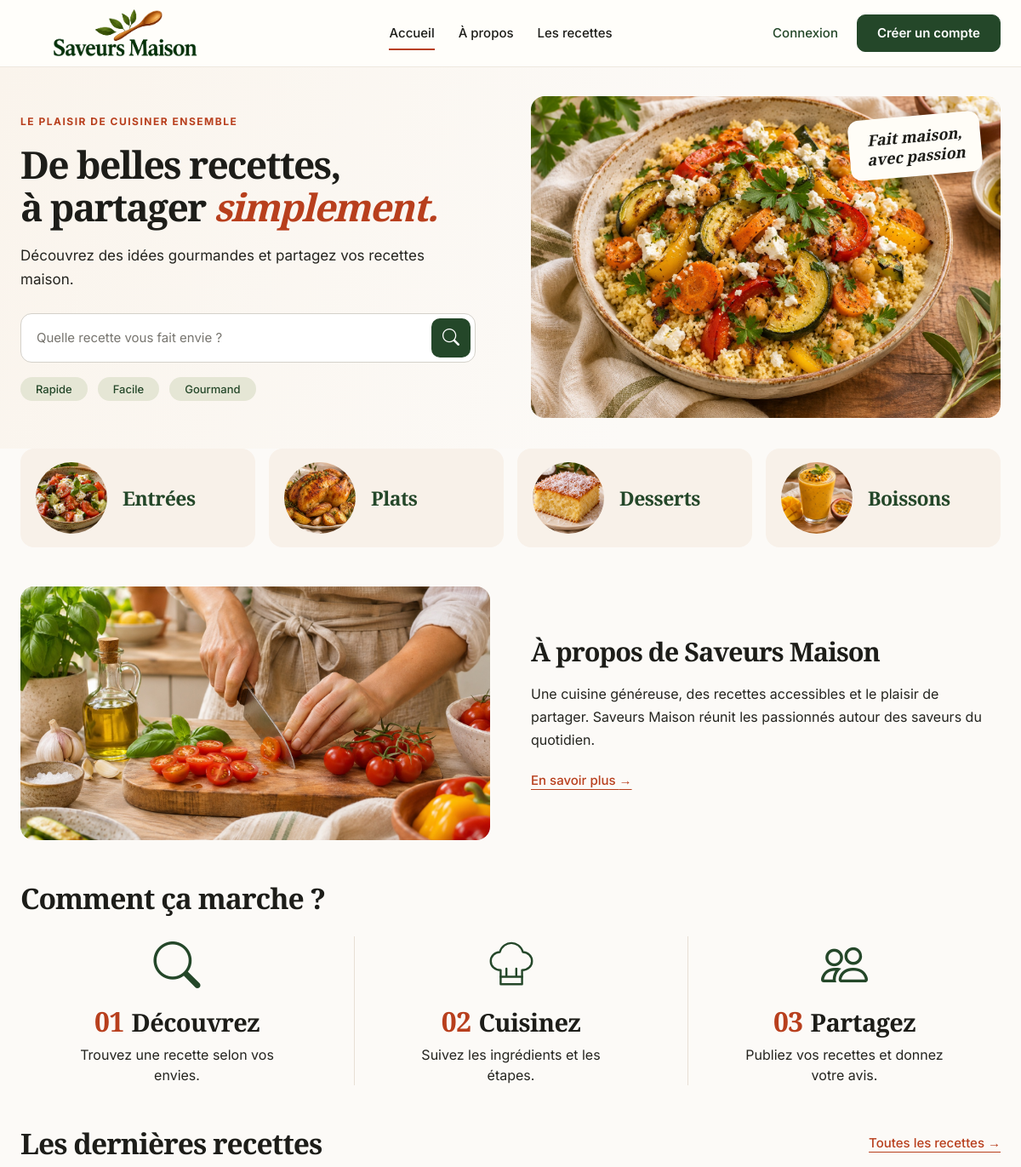
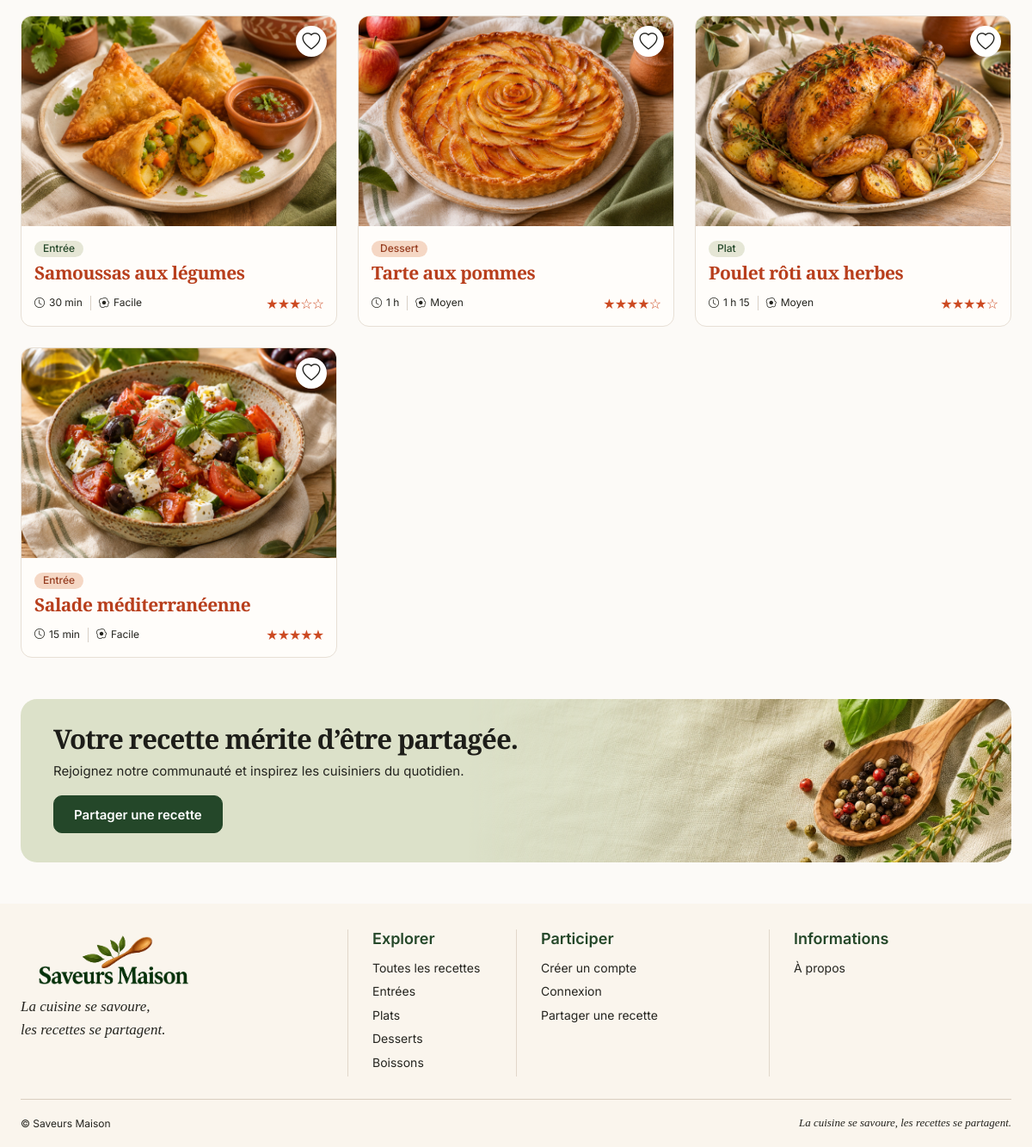
The app's page /vues/public/accueil.php with its own data (2 pictures, top to bottom).
### tables this page shows
CREATE TABLE RECETTE (
  id_recette          INT UNSIGNED AUTO_INCREMENT,

  titre               VARCHAR(100) NOT NULL,
  description         TEXT NOT NULL,

   
   
  photo               VARCHAR(255) NOT NULL,

  nb_personnes        INT UNSIGNED NOT NULL,
  temps_preparation   INT UNSIGNED NOT NULL,
  temps_cuisson       INT UNSIGNED NOT NULL,

  difficulte          ENUM('facile', 'moyenne', 'difficile') NOT NULL,

   
  statut              ENUM('en_attente', 'publiee', 'refusee') NOT NULL DEFAULT 'en_attente',

   
  motif_refus         TEXT NULL,

  date_creation       DATETIME NOT NULL DEFAULT CURRENT_TIMESTAMP,

   
  date_modification   DATETIME NULL,

   
  date_validation     DATETIME NULL,

   
  id_categorie        INT UNSIGNED NOT NULL,
  id_utilisateur      INT UNSIGNED NOT NULL,
  id_validateur       INT UNSIGNED NULL,

  PRIMARY KEY (id_recette),

   
  CONSTRAINT chk_recette_nb_personnes CHECK (nb_personnes > 0),
  CONSTRAINT chk_recette_temps_preparation CHECK (temps_preparation >= 0),
  CONSTRAINT chk_recette_temps_cuisson CHECK (temps_cuisson >= 0),

   
   
   
  CONSTRAINT fk_recette_categorie
    FOREIGN KEY (id_categorie) REFERENCES CATEGORIE (id_categorie)
    ON DELETE RESTRICT ON UPDATE CASCADE,

   
  CONSTRAINT fk_recette_utilisateur
    FOREIGN KEY (id_utilisateur) REFERENCES UTILISATEUR (id_utilisateur)
    ON DELETE RESTRICT ON UPDATE CASCADE,

   
   
  CONSTRAINT fk_recette_validateur
    FOREIGN KEY (id_validateur) REFERENCES UTILISATEUR (id_utilisateur)
    ON DELETE SET NULL ON UPDATE CASCADE
);

CREATE TABLE CATEGORIE (
  id_categorie  INT UNSIGNED AUTO_INCREMENT,

   
  nom           VARCHAR(50) NOT NULL,

  PRIMARY KEY (id_categorie),
  UNIQUE KEY uq_categorie_nom (nom)
);

### modeles/Recette.php (called while the page is built, shortened)
<?php
require_once __DIR__ . '/../config/connexion.php';
class Recette
{
    public static function dernieresPubliees($limite = 6)
    {
        global $pdo;
        $sql = "SELECT
                    r.id_recette,
                    r.titre,
                    r.photo,
                    r.temps_preparation,
                    r.temps_cuisson,
                    r.difficulte,
                    c.nom AS categorie,
                    (SELECT AVG(a.note) FROM AVIS a WHERE a.id_recette = r.id_recette) AS note_moyenne
                FROM RECETTE r
                JOIN CATEGORIE c ON c.id_categorie = r.id_categorie
                WHERE r.statut = 'publiee'
                ORDER BY r.date_creation DESC
                LIMIT ?";
        $stmt = $pdo->prepare($sql);
        $stmt->bindValue(1, $limite, PDO::PARAM_INT);
        $stmt->execute();
        return $stmt->fetchAll(PDO::FETCH_ASSOC);
    }
}

### controleurs/AccueilControleur.php (called while the page is built)
<?php
require_once __DIR__ . '/../modeles/Recette.php';
class AccueilControleur
{
    public function afficher()
    {
        return Recette::dernieresPubliees(6);
    }
}

### vues/public/accueil.php (the view, shortened to what this page needs)
<?php
require_once __DIR__ . '/../../controleurs/AccueilControleur.php';
$controleur = new AccueilControleur();
$recettes = $controleur->afficher();
?>
<!DOCTYPE html>
<html lang="fr">
<head>
  <link rel="stylesheet" href="../../assets/vendor/bootstrap/css/bootstrap.min.css">
  <link rel="stylesheet" href="../../assets/vendor/bootstrap-icons/font/bootstrap-icons.min.css">
  <link rel="stylesheet" href="../../assets/css/style.css">
</head>
<body>
  <?php require __DIR__ . '/../../layouts/navbar.php'; ?>
  <main>
    <section class="hero-section">
      <div class="container">
        <div class="row align-items-center g-4 g-lg-5">
          <div class="col-lg-6">
            <p class="eyebrow">Le plaisir de cuisiner ensemble</p>
            <h1 class="hero-title">
              De belles recettes,<br>
              à partager <em>simplement.</em>
            </h1>
            <p class="hero-description">
              Découvrez des idées gourmandes et partagez vos recettes maison.
            </p>
            <form class="hero-search" action="recettes.php" method="get">
              <input
                type="search"
                id="recherche"
                name="recherche"
                placeholder="Quelle recette vous fait envie ?"
              >
              <button type="submit" aria-label="Rechercher">
                <i class="bi bi-search" aria-hidden="true"></i>
              </button>
            </form>
            <div class="hero-pills" aria-label="Inspirations culinaires">
              <span>Rapide</span>
              <span>Facile</span>
              <span>Gourmand</span>
            </div>
          </div>
          <div class="col-lg-6">
            <div class="hero-visual">
              <img
                src="../../assets/images/hero.jpg"
                alt="Couscous aux légumes rôtis, pois chiches et herbes fraîches"
                class="hero-image"
                fetchpriority="high"
              >
              <div class="hero-sticker">
                Fait maison,<br>
                avec passion
              </div>
            </div>
          </div>
        </div>
      </div>
    </section>
    <section class="categories-section" aria-label="Catégories de recettes">
      <div class="container">
        <div class="row g-3">
          <div class="col-6 col-lg-3">
            <a href="recettes.php?categorie=1" class="category-card">
              <img
                src="../../assets/images/salade-mediterraneenne.jpg"
                alt=""
                loading="lazy"
              >
              <span>Entrées</span>
            </a>
          </div>
          <div class="col-6 col-lg-3">
            <a href="recettes.php?categorie=2" class="category-card">
              <img
                src="../../assets/images/poulet-roti-herbes.jpg"
                alt=""
                loading="lazy"
              >
              <span>Plats</span>
            </a>
          </div>
          <div class="col-6 col-lg-3">
            <a href="recettes.php?categorie=3" class="category-card">
              <img
                src="../../assets/images/gateau-coco.jpg"
                alt=""
                loading="lazy"
              >
              <span>Desserts</span>
            </a>
          </div>
          <div class="col-6 col-lg-3">
            <a href="recettes.php?categorie=4" class="category-card">
              <img
                src="../../assets/images/smoothie-mangue-passion.jpg"
                alt=""
                loading="lazy"
              >
              <span>Boissons</span>
            </a>
          </div>
        </div>
      </div>
    </section>
    <section id="a-propos" class="about-section section-space">
      <div class="container">
        <div class="row align-items-center g-4 g-lg-5">
          <div class="col-lg-6">
            <img
              src="../../assets/images/a-propos-cuisine.jpg"
              alt="Préparation de légumes frais dans une cuisine"
              class="about-image"
              loading="lazy"
            >
          </div>
          <div class="col-lg-6 about-content">
            <h2 class="section-title">À propos de Saveurs Maison</h2>
            <p>
              Une cuisine généreuse, des recettes accessibles et le plaisir
              de partager. Saveurs Maison réunit les passionnés autour
              des saveurs du quotidien.
            </p>
            <a href="a-propos.php" class="text-link">
              En savoir plus <span aria-hidden="true">→</span>
            </a>
          </div>
        </div>
      </div>
    </section>
    <section class="how-section section-space">
      <div class="container">
        <h2 class="section-title">Comment ça marche ?</h2>
        <div class="row g-4 steps-row">
          <div class="col-md-4">
            <div class="step">
              <div class="step-icon">
                <i class="bi bi-search" aria-hidden="true"></i>
              </div>
              <h3 class="step-heading">
                <span>01</span> Découvrez
              </h3>
              <p>Trouvez une recette selon vos envies.</p>
            </div>
          </div>
          <div class="col-md-4">
            <div class="step step-bordered">
              <div class="step-icon">
                <svg
                  viewBox="0 0 64 64"
                  fill="none"
                  aria-hidden="true"
                >
                  <path d="M19 38c-7 0-12-5-12-11s5-11 11-11c2-7 8-11 14-11s12 4 14 11c6 0 11 5 11 11s-5 11-12 11v17H19V38Z"/>
                  <path d="M19 46h26M26 36v8M38 36v8"/>
                </svg>
              </div>
              <h3 class="step-heading">
                <span>02</span> Cuisinez
              </h3>
              <p>Suivez les ingrédients et les étapes.</p>
            </div>
          </div>
          <div class="col-md-4">
            <div class="step step-bordered">
              <div class="step-icon">
                <i class="bi bi-people" aria-hidden="true"></i>
              </div>
              <h3 class="step-heading">
                <span>03</span> Partagez
              </h3>
              <p>Publiez vos recettes et donnez votre avis.</p>
            </div>
          </div>
        </div>
      </div>
    </section>
    <section id="recettes" class="recipes-section section-space">
      <div class="container">
        <div class="section-heading">
          <h2 class="section-title">Les dernières recettes</h2>
          <a href="recettes.php" class="text-link">
            Toutes les recettes <span aria-hidden="true">→</span>
          </a>
        </div>
        <div class="row g-4">
          <?php foreach ($recettes as $index => $recette): ?>
            <?php
              $tempsTotal = $recette['temps_preparation'] + $recette['temps_cuisson'];
              if ($tempsTotal >= 60) {
                  $heures = intdiv($tempsTotal, 60);
                  $minutes = $tempsTotal % 60;
                  $tempsAffiche = $minutes > 0 ? $heures . " h " . $minutes : $heures . " h";
              } else {
                  $tempsAffiche = $tempsTotal . " min";
              }
              $difficultes = [
                  "facile" => "Facile",
                  "moyenne" => "Moyen",
                  "difficile" => "Difficile",
              ];
              $difficulteAffichee = $difficultes[$recette['difficulte']] ?? $recette['difficulte'];
              $noteArrondie = $recette['note_moyenne'] !== null ? (int) round($recette['note_moyenne']) : 0;
              $etoiles = str_repeat("★", $noteArrondie) . str_repeat("☆", 5 - $noteArrondie);
              $classeTag = $index % 2 === 0 ? "tag-sage" : "tag-peach";
            ?>
            <div class="col-md-6 col-lg-4">
              <article class="recipe-card">
                <div class="recipe-image-wrap">
                  <a href="recette.php?id=<?= (int) $recette['id_recette'] ?>">
                    <img
                      src="../../assets/images/<?= htmlspecialchars($recette['photo']) ?>"
                      alt="<?= htmlspecialchars($recette['titre']) ?>"
                      loading="lazy"
                    >
                  </a>
                  <a
                    href="connexion.php"
                    class="favorite-button"
                    aria-label="Se connecter pour enregistrer cette recette en favori"
                  >
                    <i class="bi bi-heart" aria-hidden="true"></i>
                  </a>
                </div>
                <div class="recipe-content">
                  <span class="recipe-tag <?= $classeTag ?>">
                    <?= htmlspecialchars($recette['categorie']) ?>
                  </span>
                  <h3 class="recipe-title">
                    <a href="recette.php?id=<?= (int) $recette['id_recette'] ?>">
                      <?= htmlspecialchars($recette['titre']) ?>
                    </a>
                  </h3>
                  <div class="recipe-meta">
                    <span>
                      <i class="bi bi-clock" aria-hidden="true"></i> <?= $tempsAffiche ?>
                    </span>
                    <span class="difficulty">
                      <i class="bi bi-egg-fried" aria-hidden="true"></i> <?= $difficulteAffichee ?>
                    </span>
                    <span class="stars" aria-label="Note : <?= $noteArrondie ?> sur 5">
                      <?= $etoiles ?>
                    </span>
                  </div>
                </div>
              </article>
            </div>
          <?php endforeach; ?>
        </div>
      </div>
    </section>
    <section class="share-section section-space">
      <div class="container">
        <div class="share-banner">
          <div class="share-visual" aria-hidden="true"></div>
          <div class="share-content">
            <h2>Votre recette mérite d’être partagée.</h2>
            <p>
              Rejoignez notre communauté et inspirez les cuisiniers du quotidien.
            </p>
            <a href="inscription.php" class="btn-green">
              Partager une recette
            </a>
          </div>
        </div>
      </div>
    </section>
  </main>
  <?php require __DIR__ . '/../../layouts/footer.php'; ?>
</body>
</html>

### records on screen
recette: photo (picture), id_categorie.nom "Entrée", titre "Samoussas aux légumes", tempsAffiche "30 min", difficulte "Facile", etoiles "★★★☆☆"
recette: photo (picture), id_categorie.nom "Dessert", titre "Tarte aux pommes", tempsAffiche "1 h", difficulte "Moyen", etoiles "★★★★☆"
recette: photo (picture), id_categorie.nom "Plat", titre "Poulet rôti aux herbes", tempsAffiche "1 h 15", difficulte "Moyen", etoiles "★★★★☆"
recette: photo (picture), id_categorie.nom "Entrée", titre "Salade méditerranéenne", tempsAffiche "15 min", difficulte "Facile", etoiles "★★★★★"
